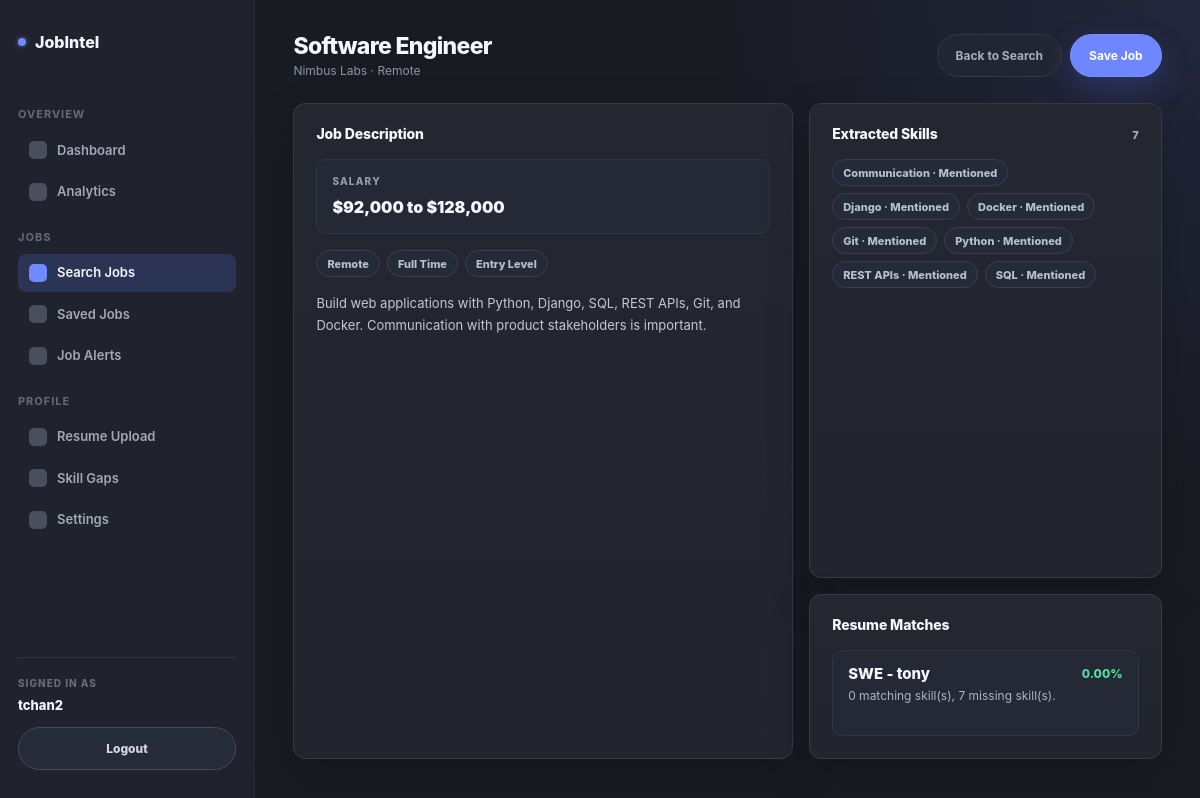
Page /jobs/1/ (signed in) on the earlier database version.
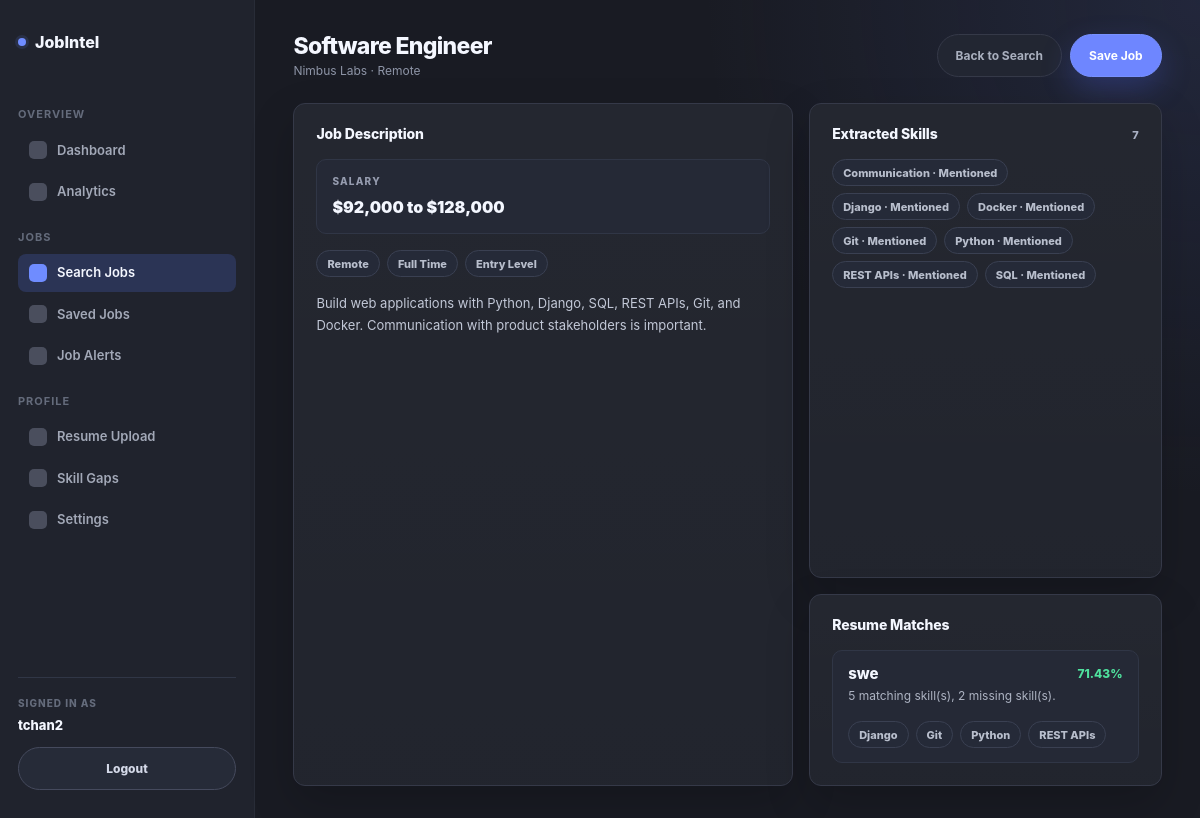
Same page on the later database version.
### resume_fixer/models.py (models this page shows, shortened)
class TimeStampedModel(models.Model):
    created_at = models.DateTimeField(auto_now_add=True)
    updated_at = models.DateTimeField(auto_now=True)
    class Meta:
        abstract = True

class JobPosting(TimeStampedModel):
    class RemoteType(models.TextChoices):
        ON_SITE = 'on_site', 'On Site'
        HYBRID = 'hybrid', 'Hybrid'
        REMOTE = 'remote', 'Remote'
        UNKNOWN = 'unknown', 'Unknown'
    class EmploymentType(models.TextChoices):
        FULL_TIME = 'full_time', 'Full Time'
        PART_TIME = 'part_time', 'Part Time'
        CONTRACT = 'contract', 'Contract'
        INTERNSHIP = 'internship', 'Internship'
        TEMPORARY = 'temporary', 'Temporary'
        UNKNOWN = 'unknown', 'Unknown'
    class ExperienceLevel(models.TextChoices):
        ENTRY = 'entry', 'Entry Level'
        MID = 'mid', 'Mid Level'
        SENIOR = 'senior', 'Senior Level'
        LEAD = 'lead', 'Lead'
        UNKNOWN = 'unknown', 'Unknown'
    company = models.ForeignKey(Company, on_delete=models.SET_NULL, null=True, blank=True, related_name='job_postings')
    external_id = models.CharField(max_length=255, blank=True)
    source_name = models.CharField(max_length=100, blank=True)
    source_url = models.URLField(max_length=500, blank=True)
    title = models.CharField(max_length=200)
    description = models.TextField()
    location = models.CharField(max_length=200, blank=True)
    remote_type = models.CharField(max_length=20, choices=RemoteType.choices, default=RemoteType.UNKNOWN)
    employment_type = models.CharField(max_length=20, choices=EmploymentType.choices, default=EmploymentType.UNKNOWN)
    experience_level = models.CharField(max_length=20, choices=ExperienceLevel.choices, default=ExperienceLevel.UNKNOWN)
    salary_min = models.PositiveIntegerField(null=True, blank=True)
    salary_max = models.PositiveIntegerField(null=True, blank=True)
    salary_currency = models.CharField(max_length=10, default='USD')
    posted_at = models.DateTimeField(null=True, blank=True)
    scraped_at = models.DateTimeField(null=True, blank=True)
    raw_data = models.JSONField(default=dict, blank=True)
    embedding = models.JSONField(default=list, blank=True)
    is_active = models.BooleanField(default=True)
    class Meta:
        ordering = ['-posted_at', '-created_at']
        indexes = [
            models.Index(fields=['title']),
            models.Index(fields=['location']),
            models.Index(fields=['remote_type']),
            models.Index(fields=['experience_level']),
            models.Index(fields=['is_active']),
        ]
        constraints = [
            models.UniqueConstraint(
                fields=['source_name', 'external_id'],
                condition=~models.Q(external_id=''),
                name='unique_job_source_external_id',
            )
        ]

class Company(TimeStampedModel):
    name = models.CharField(max_length=200, unique=True)
    website = models.URLField(blank=True)
    industry = models.CharField(max_length=150, blank=True)
    class Meta:
        ordering = ['name']
        verbose_name_plural = 'companies'

class JobSkill(TimeStampedModel):
    class Importance(models.TextChoices):
        REQUIRED = 'required', 'Required'
        PREFERRED = 'preferred', 'Preferred'
        MENTIONED = 'mentioned', 'Mentioned'
    job_posting = models.ForeignKey(JobPosting, on_delete=models.CASCADE, related_name='job_skills')
    skill = models.ForeignKey(Skill, on_delete=models.CASCADE, related_name='job_skills')
    importance = models.CharField(max_length=20, choices=Importance.choices, default=Importance.MENTIONED)
    confidence = models.DecimalField(max_digits=5, decimal_places=2, default=0)
    evidence = models.TextField(blank=True)
    class Meta:
        unique_together = ('job_posting', 'skill')
        ordering = ['importance', 'skill__normalized_name']

class Skill(TimeStampedModel):
    class Category(models.TextChoices):
        LANGUAGE = 'language', 'Programming Language'
        FRAMEWORK = 'framework', 'Framework'
        DATABASE = 'database', 'Database'
        CLOUD = 'cloud', 'Cloud'
        TOOL = 'tool', 'Tool'
        SOFT_SKILL = 'soft_skill', 'Soft Skill'
        CERTIFICATION = 'certification', 'Certification'
        OTHER = 'other', 'Other'
    name = models.CharField(max_length=100, unique=True)
    normalized_name = models.CharField(max_length=100, unique=True)
    category = models.CharField(max_length=25, choices=Category.choices, default=Category.OTHER)
    class Meta:
        ordering = ['normalized_name']

class ResumeJobMatch(TimeStampedModel):
    user = models.ForeignKey(settings.AUTH_USER_MODEL, on_delete=models.CASCADE, related_name='resume_job_matches')
    resume = models.ForeignKey(Resume, on_delete=models.CASCADE, related_name='job_matches')
    job_posting = models.ForeignKey(JobPosting, on_delete=models.CASCADE, related_name='resume_matches')
    match_score = models.DecimalField(max_digits=5, decimal_places=2)
    summary = models.TextField(blank=True)
    strengths = models.JSONField(default=list, blank=True)
    missing_skills = models.JSONField(default=list, blank=True)
    recommendations = models.JSONField(default=list, blank=True)
    class Meta:
        unique_together = ('resume', 'job_posting')
        ordering = ['-match_score', '-created_at']
        indexes = [models.Index(fields=['match_score'])]

class Resume(TimeStampedModel):
    user = models.ForeignKey(settings.AUTH_USER_MODEL, on_delete=models.CASCADE, related_name='resumes')
    title = models.CharField(max_length=150)
    file = models.FileField(upload_to=resume_upload_path, blank=True)
    extracted_text = models.TextField(blank=True)
    parsed_data = models.JSONField(default=dict, blank=True)
    is_primary = models.BooleanField(default=False)
    class Meta:
        ordering = ['-updated_at']

### resume_fixer/views.py (the view)
# urls.py: path('jobs/<int:pk>/', views.job_detail, name='job_detail'),
@login_required(login_url='login')
def job_detail(request, pk):
    seed_reference_data()
    user = get_working_user(request)
    job = get_object_or_404(JobPosting.objects.select_related('company').prefetch_related('job_skills__skill'), pk=pk)
    saved = SavedJob.objects.filter(user=user, job_posting=job).exists()
    matches = ResumeJobMatch.objects.select_related('resume').filter(user=user, job_posting=job).order_by('-match_score')
    return render(request, 'resume_fixer/job_detail.html', {
        'page_key': 'search_jobs',
        'job': job,
        'saved': saved,
        'matches': matches,
        'salary': salary_display(job),
    })

### resume_fixer/services.py (called while the page is built, shortened)
def normalize_name(value):
    return re.sub(r'\s+', ' ', value.strip().lower())

def get_working_user(request):
    return request.user

def seed_reference_data():
    for name, category, aliases in SKILL_DEFINITIONS:
        Skill.objects.get_or_create(
            normalized_name=normalize_name(name),
            defaults={'name': name, 'category': category},
        )
    if JobPosting.objects.exists():
        return

def salary_display(job):
    if job.salary_min and job.salary_max:
        return f'${job.salary_min:,} to ${job.salary_max:,}'
    if job.salary_min:
        return f'${job.salary_min:,}+'
    if job.salary_max:
        return f'Up to ${job.salary_max:,}'
    return 'Salary not listed'

### templates/resume_fixer/job_detail.html (shortened to what this page needs)
{% extends 'resume_fixer/base.html' %}
{% block content %}
<div class="top-row d-flex flex-wrap align-items-start justify-content-between gap-3 mb-4">
    <div>
        <h1 class="page-title mb-1">{{ job.title }}</h1>
        <p class="page-subtitle mb-0">{% if job.company %}{{ job.company.name }}{% else %}Unknown Company{% endif %} · {{ job.location|default:'Location not listed' }}</p>
    </div>
    <div class="dashboard-actions d-flex flex-wrap gap-2">
        <a class="filter-pill text-decoration-none" href="{% url 'search_jobs' %}">Back to Search</a>
        {% if saved %}
        <form method="post" action="{% url 'unsave_job' job.id %}">
            {% csrf_token %}
            <input type="hidden" name="next" value="{% url 'job_detail' job.id %}">
            <button class="logout-button" type="submit">Remove Saved</button>
        </form>
        {% else %}
        <form method="post" action="{% url 'save_job' job.id %}">
            <button class="filter-button" type="submit">Save Job</button>
        </form>
        {% endif %}
    </div>
</div>
<div class="row g-3 align-items-stretch">
    <div class="col-12 col-xl-7">
        <section class="panel h-100">
            <div class="panel-heading mb-3">
                <h2 class="panel-title mb-0">Job Description</h2>
            </div>
            <div class="detail-block mb-3">
                <div class="detail-label">Salary</div>
                <div class="detail-value">{{ salary }}</div>
            </div>
            <div class="tag-row mb-3">
                <span class="soft-tag">{{ job.get_remote_type_display }}</span>
                <span class="soft-tag">{{ job.get_employment_type_display }}</span>
                <span class="soft-tag">{{ job.get_experience_level_display }}</span>
            </div>
            <div class="long-text">{{ job.description|linebreaks }}</div>
        </section>
    </div>
    <div class="col-12 col-xl-5">
        <section class="panel mb-3">
            <div class="panel-heading d-flex justify-content-between align-items-center mb-3">
                <h2 class="panel-title mb-0">Extracted Skills</h2>
                <span class="panel-count">{{ job.job_skills.count }}</span>
            </div>
            <div class="tag-row">
                {% for item in job.job_skills.all %}
                <span class="soft-tag">{{ item.skill.name }} · {{ item.get_importance_display }}</span>
                {% empty %}
                <span class="empty-state">No known skills were detected in this posting.</span>
                {% endfor %}
            </div>
        </section>
        <section class="panel compact-panel">
            <div class="panel-heading mb-3">
                <h2 class="panel-title mb-0">Resume Matches</h2>
            </div>
            <div class="job-list d-flex flex-column gap-3">
                {% for match in matches %}
                <article class="job-card">
                    <div class="d-flex justify-content-between align-items-start gap-3">
                        <div>
                            <h3 class="job-title mb-1"><a class="job-title-link" href="{% url 'resume_detail' match.resume.id %}">{{ match.resume.title }}</a></h3>
                            <p class="job-meta mb-0">{{ match.summary }}</p>
                        </div>
                        <div class="job-match">{{ match.match_score }}%</div>
                    </div>
                    <div class="tag-row mt-3">
                        {% for skill in match.strengths|slice:':4' %}<span class="soft-tag">{{ skill }}</span>{% endfor %}
                    </div>
                </article>
                {% empty %}
                <div class="empty-state">Upload a resume to generate matches for this job.</div>
                {% endfor %}
            </div>
        </section>
    </div>
</div>
{% endblock %}

### templates/resume_fixer/base.html (shortened to what this page needs)
{% load static %}
<!doctype html>
<html lang="en">
<head>
    <link href="https://cdn.jsdelivr.net/npm/bootstrap@5.3.3/dist/css/bootstrap.min.css" rel="stylesheet">
    <link href="{% static 'resume_fixer/css/jobintel.css' %}" rel="stylesheet">
</head>
<body>
<div class="app-shell d-flex">
    <aside class="sidebar d-flex flex-column">
        <a class="brand text-decoration-none" href="{% url 'dashboard' %}">
            <span class="brand-mark"></span>
            <span>JobIntel</span>
        </a>
        <div class="nav-section-label">Overview</div>
        <nav class="nav flex-column gap-1">
            <a class="side-link {% if page_key == 'dashboard' %}active{% endif %}" href="{% url 'dashboard' %}"><span class="side-icon"></span><span>Dashboard</span></a>
            <a class="side-link {% if page_key == 'analytics' %}active{% endif %}" href="{% url 'analytics' %}"><span class="side-icon"></span><span>Analytics</span></a>
        </nav>
        <div class="nav-section-label">Jobs</div>
        <nav class="nav flex-column gap-1">
            <a class="side-link {% if page_key == 'search_jobs' %}active{% endif %}" href="{% url 'search_jobs' %}"><span class="side-icon"></span><span>Search Jobs</span></a>
            <a class="side-link {% if page_key == 'saved_jobs' %}active{% endif %}" href="{% url 'saved_jobs' %}"><span class="side-icon"></span><span>Saved Jobs</span></a>
            <a class="side-link {% if page_key == 'job_alerts' %}active{% endif %}" href="{% url 'job_alerts' %}"><span class="side-icon"></span><span>Job Alerts</span></a>
        </nav>
        <div class="nav-section-label">Profile</div>
        <nav class="nav flex-column gap-1">
            <a class="side-link {% if page_key == 'resume' %}active{% endif %}" href="{% url 'resume' %}"><span class="side-icon"></span><span>Resume Upload</span></a>
            <a class="side-link {% if page_key == 'skill_gaps' %}active{% endif %}" href="{% url 'skill_gaps' %}"><span class="side-icon"></span><span>Skill Gaps</span></a>
            <a class="side-link {% if page_key == 'settings' %}active{% endif %}" href="{% url 'settings' %}"><span class="side-icon"></span><span>Settings</span></a>
        </nav>
        <div class="sidebar-account mt-auto">
            <div class="account-label">Signed in as</div>
            <div class="account-name">{{ request.user.username }}</div>
            <form method="post" action="{% url 'logout' %}">
                <button class="logout-button sidebar-logout" type="submit">Logout</button>
            </form>
        </div>
    </aside>
    <main class="content flex-grow-1">
        {% block content %}{% endblock %}
    </main>
</div>
</body>
</html>

Differences in the rows shown:
removed ResumeJobMatch: resume "SWE - tony", summary "0 matching skill(s), 7 missing skill(s).", match_score "0.00"
added ResumeJobMatch: resume "swe", summary "5 matching skill(s), 2 missing skill(s).", match_score "71.43", strengths "Django" "Git" "Python" "REST APIs"
